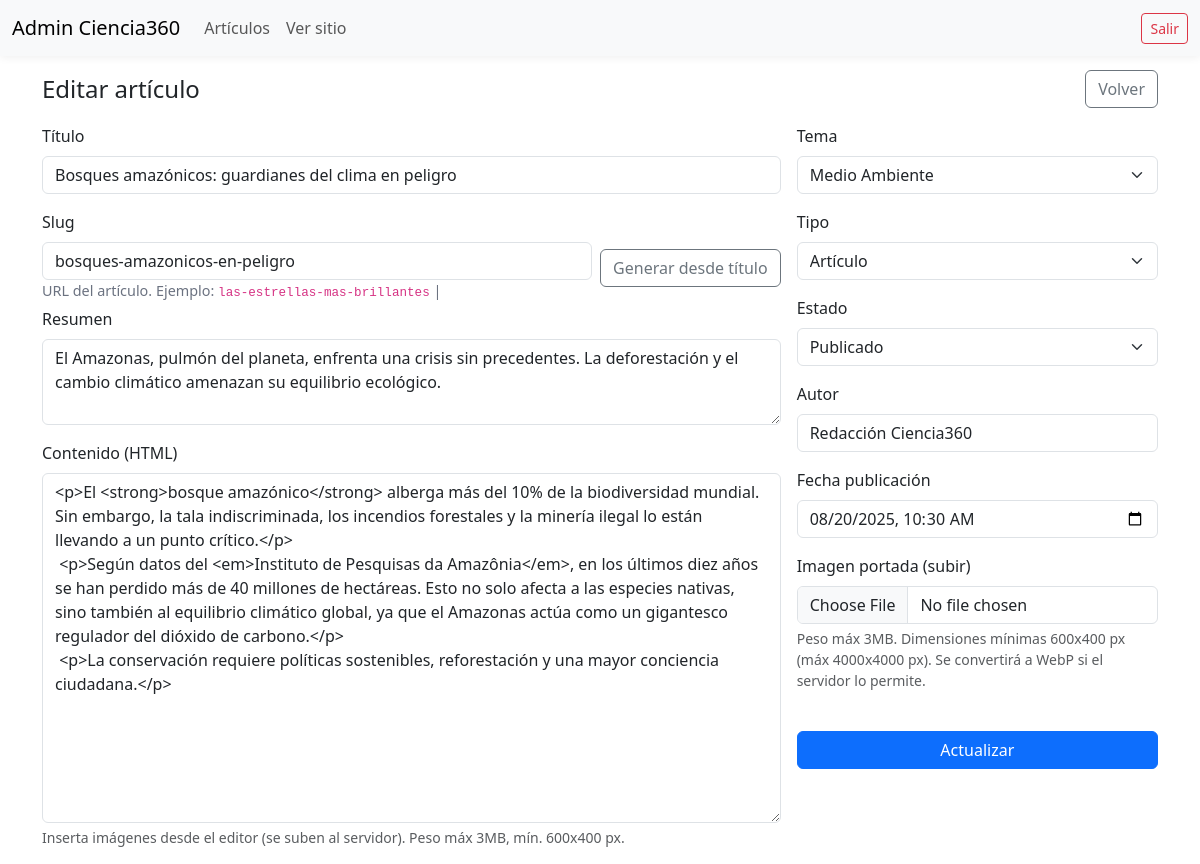
/admin/articulo-form.php?id=2 (signed in), run on the app's committed database.
### tables this page shows
CREATE TABLE IF NOT EXISTS articulos (
  id INT AUTO_INCREMENT PRIMARY KEY,
  slug VARCHAR(200) UNIQUE NOT NULL,
  titulo VARCHAR(255) NOT NULL,
  resumen TEXT NULL,
  contenido LONGTEXT NULL,
  imagen VARCHAR(255) NULL,
  tema ENUM('ciencia-tecnologia','medio-ambiente','salud-biologia','espacio-futuro') NOT NULL,
  autor VARCHAR(120) NULL,
  fecha_publicacion DATETIME NOT NULL DEFAULT CURRENT_TIMESTAMP,
  visitas INT NOT NULL DEFAULT 0,
  INDEX idx_tema (tema),
  INDEX idx_fecha (fecha_publicacion),
  INDEX idx_visitas (visitas)
);

### public/admin/_auth.php (called while the page is built, shortened)
<?php
function admin_logged(): bool
{
  return !empty($_SESSION['admin_logged']);
}

### public/admin/articulo-form.php (the view, shortened to what this page needs)
<?php
require __DIR__ . '/_auth.php';
$pdo = Database::pdo();
$id = isset($_GET['id']) ? (int) $_GET['id'] : 0;
$item = null;
if ($id) {
  $st = $pdo->prepare("SELECT * FROM articulos WHERE id = ?");
  $st->execute([$id]);
  $item = $st->fetch();
}
include __DIR__ . '/_layout_header.php';
?>
<div class="d-flex justify-content-between align-items-center mb-3">
  <h1 class="h4 mb-0"><?= $id ? 'Editar' : 'Nuevo' ?> artículo</h1>
  <a href="articulos.php" class="btn btn-outline-secondary">Volver</a>
</div>
<form method="post" enctype="multipart/form-data" class="row g-3">
  <div class="col-md-8">
    <div class="mb-3">
      <label class="form-label">Título</label>
      <input type="text" name="titulo" class="form-control" required value="<?= htmlspecialchars($item['titulo'] ?? '') ?>">
    </div>
    <div class="mb-1 d-flex align-items-center gap-2">
      <div class="flex-grow-1">
        <label class="form-label">Slug</label>
        <input type="text" name="slug" class="form-control" placeholder="si lo dejas vacío, se genera automáticamente" value="<?= htmlspecialchars($item['slug'] ?? '') ?>">
        <div class="help-text">URL del artículo. Ejemplo: <code>las-estrellas-mas-brillantes</code> | <span id="slug-status" class="slug-status"></span></div>
      </div>
      <div class="mt-4">
        <button id="btn-genera-slug" class="btn btn-outline-secondary" title="Generar desde título">Generar desde título</button>
      </div>
    </div>
    <div class="mb-3">
      <label class="form-label">Resumen</label>
      <textarea name="resumen" class="form-control" rows="3"><?= htmlspecialchars($item['resumen'] ?? '') ?></textarea>
    </div>
    <div class="mb-3">
      <label class="form-label">Contenido (HTML)</label>
      <textarea id="contenido" name="contenido" class="form-control" rows="14"><?= htmlspecialchars($item['contenido'] ?? '') ?></textarea>
      <div class="form-text">Inserta imágenes desde el editor (se suben al servidor). Peso máx 3MB, mín. 600x400 px.</div>
    </div>
  </div>
  <div class="col-md-4">
    <div class="mb-3">
      <label class="form-label">Tema</label>
      <select name="tema" class="form-select">
        <?php $temaSel = $item['tema'] ?? 'ciencia-tecnologia'; ?>
        <option value="medio-ambiente" <?= $temaSel === 'medio-ambiente' ? 'selected' : ''; ?>>Medio Ambiente</option>
      </select>
    </div>
    <div class="mb-3">
      <label class="form-label">Tipo</label>
      <?php $tipoSel = $item['tipo'] ?? 'articulo'; ?>
      <select name="tipo" class="form-select">
        <option value="articulo" <?= $tipoSel === 'articulo' ? 'selected' : ''; ?>>Artículo</option>
      </select>
    </div>
    <div class="mb-3">
      <label class="form-label">Estado</label>
      <?php $estadoSel = $item['estado'] ?? 'publicado'; ?>
      <select name="estado" class="form-select">
        <option value="publicado" <?= $estadoSel === 'publicado' ? 'selected' : ''; ?>>Publicado</option>
      </select>
    </div>
    <div class="mb-3">
      <label class="form-label">Autor</label>
      <input type="text" name="autor" class="form-control" value="<?= htmlspecialchars($item['autor'] ?? 'Redacción Ciencia360') ?>">
    </div>
    <div class="mb-3">
      <label class="form-label">Fecha publicación</label>
      <input type="datetime-local" name="fecha_publicacion" class="form-control"
        value="<?= htmlspecialchars(isset($item['fecha_publicacion']) ? date('Y-m-d\TH:i', strtotime($item['fecha_publicacion'])) : date('Y-m-d\TH:i')) ?>">
    </div>
    <div class="mb-3">
      <label class="form-label">Imagen portada (subir)</label>
      <input type="file" name="imagen" class="form-control" accept="image/*">
      <div class="form-text">Peso máx 3MB. Dimensiones mínimas 600x400 px (máx 4000x4000 px). Se convertirá a WebP si el servidor lo permite.</div>
    </div>
    <button class="btn btn-primary w-100"><?= $id ? 'Actualizar' : 'Publicar' ?></button>
  </div>
</form>
<?php include __DIR__ . '/_layout_footer.php'; ?>

### public/admin/_layout_header.php (shortened to what this page needs)
<?php
require_once __DIR__ . '/_auth.php';
$logged = admin_logged();
?>
<!DOCTYPE html>
<html lang="es">
<head>
  <link href="https://cdn.jsdelivr.net/npm/bootstrap@5.3.2/dist/css/bootstrap.min.css" rel="stylesheet">
</head>
<body>
  <?php if ($logged): ?>
    <nav class="navbar navbar-expand-lg bg-light fixed-top">
      <div class="container-fluid">
        <a class="navbar-brand" href="articulos.php">Admin Ciencia360</a>
        <div class="collapse navbar-collapse" id="navAdmin">
          <ul class="navbar-nav me-auto">
            <li class="nav-item"><a href="articulos.php" class="nav-link">Artículos</a></li>
            <li class="nav-item"><a href="../articulos.php" class="nav-link" target="_blank">Ver sitio</a></li>
          </ul>
          <div class="d-flex">
            <a href="logout.php" class="btn btn-outline-danger btn-sm">Salir</a>
          </div>
        </div>
      </div>
    </nav>
  <?php endif; ?>
  <div class="container">

### public/admin/_layout_footer.php (shortened to what this page needs)
</div>
</body>
</html>

### public/admin/_layout_header.php (style rules this page uses)
body { padding-top: 70px; }
.navbar { box-shadow: 0 2px 8px rgba(0, 0, 0, .06); }
.help-text { font-size: .9rem; color: #6b7280; }

### data on the page
articulos: titulo "Bosques amazónicos: guardianes del clima en peligro", slug "bosques-amazonicos-en-peligro", resumen "El Amazonas, pulmón del planeta, enfrenta una crisis sin precedentes. La deforestación y el cambio climático amenazan su equilibrio ecológico.", contenido "<p>El <strong>bosque amazónico</strong> alberga más del 10% de la biodiversidad mundial. Sin embargo, la tala indiscriminada, los incendios forestales y la minería ilegal lo están llevando a un punto crítico.</p> <p>Según datos del <em>Instituto de Pesquisas da Amazônia</em>, en los últimos diez años se han perdido más de 40 millones de hectáreas. Esto no solo afecta a las especies nativas, sino también al equilibrio climático global, ya que el Amazonas actúa como un gigantesco regulador del dióxido de carbono.</p> <p>La conservación requiere políticas sostenibles, reforestación y una mayor conciencia ciudadana.</p>", tema "Medio Ambiente", tipo "Artículo", estado "Publicado", autor "Redacción Ciencia360", fecha_publicacion "08/20/2025 10:30"
